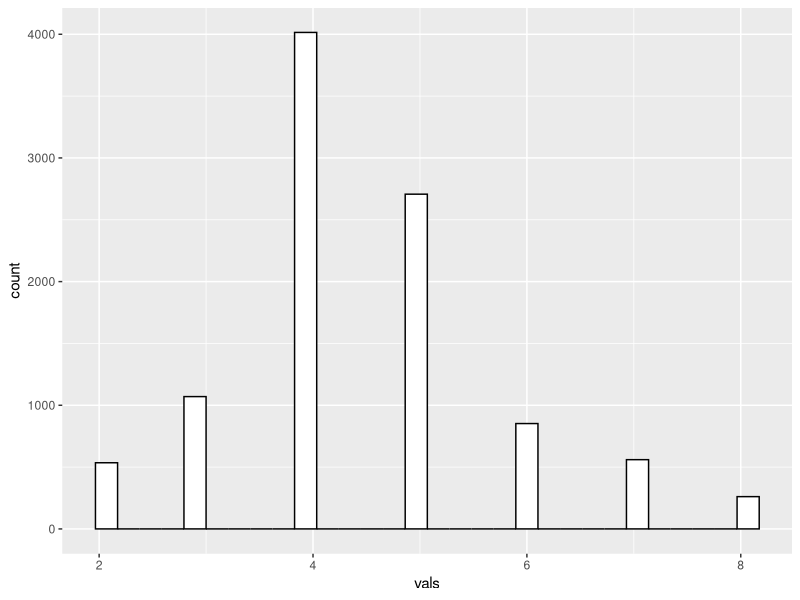
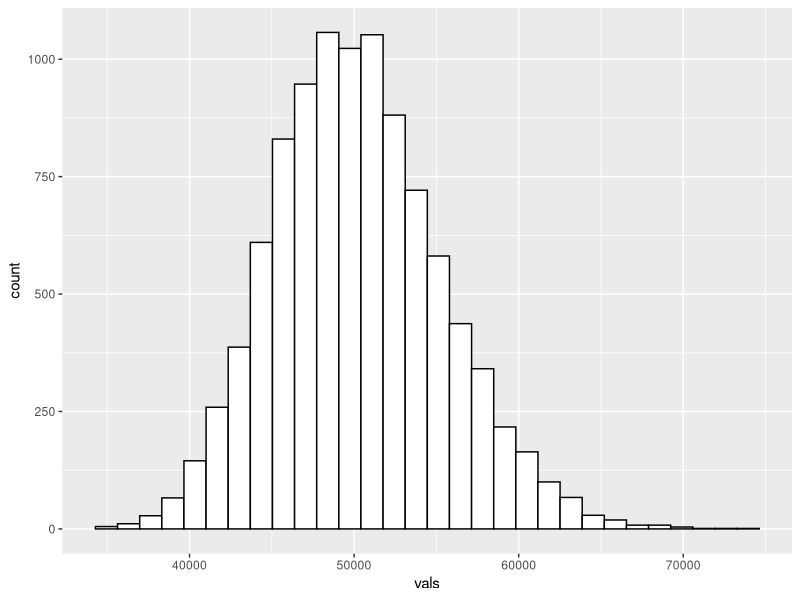

Here is the R script that generated these plots, in order:
library(ggplot2)
library(lubridate)

## Using gama months distribution
# averageDevelopmentMonths <- 12
# sdDevelopmentMonths <- 3
# alpha <- sdDevelopmentMonths ^ 2
# beta <- sdDevelopmentMonths ^ 2 / averageDevelopmentMonths
# vals <- rgamma(n = 10000, shape = alpha, rate = beta)
# vals <- ceiling(vals)
# hist(vals)
# mean(vals)
# sqrt(var(vals))

## Using lognormal months distribution
# averageDevelopmentMonths <- 12
# sdDevelopmentMonths <- 4
# mu <- log(averageDevelopmentMonths)
# s <- log(0.5 * (sqrt(((averageDevelopmentMonths ^ 2) + (4 * sdDevelopmentMonths)) / averageDevelopmentMonths ^ 2) + 1))
# vals <- rlnorm(n = 10000, meanlog = mu, sdlog = s)
# #vals <- ceiling(vals)
# hist(vals)
# mean(vals)
# sd(vals)

## Using custom months distribution
sop <- c(   2,   3,    4,    5,   6,   7,   8)
probs <- c(2/37,4/37,15/37,10/37,3/37,2/37,1/37)
# mean <- sop %*% probs
# secondMoment <- sop^2 %*% probs
# var <- secondMoment - mean ^ 2
sampleFromMonthsDistribution <- function(sop, probs) {
  if (sum(probs) != 1) {
    stop(paste("Probs should add up 1. Got ", sum(probs)))
  }
  probsAc <- cumsum(probs)
  unif <- runif(1)
  for (i in 1:length(probsAc)) {
    if (unif < probsAc[i]) {
      return(sop[i])
    }  
  }
}
vals <- c()
for (i in 1:10000) {
  val <- sampleFromMonthsDistribution(sop = sop, probs = probs)
  vals <- c(vals, val)
}
ggplot(data.frame(vals), aes(x=vals)) + 
  geom_histogram(color="black", fill="white")

# ---- Price distribution ----
vals <- rlnorm(10000, mean = log(50000), sd = 1 / log(20000))
ggplot(data.frame(vals), aes(x=vals)) + 
  geom_histogram(color="black", fill="white")

## Utility functions
sumMonths <- function(date, months) {
  result <- date + lubridate:::months.numeric(months)
  if (is.na(result)) {
    result <- date + lubridate:::days(3) + lubridate:::months.numeric(months)
    return(result)
  }
  return(result)
}

# ---- Algorithm improvements ----

t=5 # Lifetime of the company
# Mexican economy
y=0.1 # Annual interest rate
r=-0.02 # Inflation rate
# Project
projectType="02SmallProjects" # Project type
averagePrice=50000 # Expected price of the project
sdPrice=20000 # Standar deviation of the price of the project
lambda=5 # Expected number of projects developed in a year
# Development time distribution
sop=c(   2,   3,    4,    5,   6,   7,   8)
probs=c(2/37,4/37,15/37,10/37,3/37,2/37,1/37)
# Payment scheme
advanceFeeRate=0.25 # Percentage of the final price that is paid at the begining of the project
monthlyFeeRate=0.5 # Percentage of the final price that is paid during the development of the project
finalFeeRate=0.25 # Percentage of the final price that is paid at the end of the development of the project
monthlyRentRate=0.05 # Percentaje of the price of the project to be charged monthly for project maintenance

# Calculate monthly effective interest rate
y12 <- ( 1 + y ) ^ ( 1 / 12) - 1

time <- 0
arrivalTime <- 0
positiveFlows <- data.frame()
now <- as_date(Sys.time())
valuationPeriodEndDate <- now + years(t)
presentValues <- c()
while (time < t) {
  interarrivalTime <- rexp(n = 1, rate = lambda)
  time <- time + interarrivalTime 
  if (time < t) {
    arrivalTime <- arrivalTime + interarrivalTime
    price <- rlnorm(1, mean = log(averagePrice), sd = 1 / log(sdPrice))
    adjustedPrice <- price * (1 + r) ^ arrivalTime
    advanceFee <- adjustedPrice * advanceFeeRate
    arrivalTimeInSeconds <- as.numeric(duration(arrivalTime, unit = "years"))
    arrivalDate <- as_date(now + seconds(arrivalTimeInSeconds))
    entry <- list(arrivalDate, advanceFee, TRUE, "Advance fee")
    positiveFlows <- rbind(positiveFlows, entry, stringsAsFactors = FALSE)
    developmentMonths <- sampleFromMonthsDistribution(sop = sop, probs = probs)
    monthlyFee <- adjustedPrice * monthlyFeeRate / developmentMonths
    endDate <- sumMonths(arrivalDate, developmentMonths)
    if (endDate < valuationPeriodEndDate) {
      # Case 1
      for (i in 1:developmentMonths) {
        monthlyFeeDate <- sumMonths(arrivalDate, i)
        
        entry <- list(monthlyFeeDate, monthlyFee, TRUE, "Monthly fee")
        positiveFlows <- rbind(positiveFlows, entry, stringsAsFactors = FALSE)
      }
      finalFee <- adjustedPrice * finalFeeRate
      entry <- list(endDate, finalFee, TRUE, "Final fee")
      positiveFlows <- rbind(positiveFlows, entry, stringsAsFactors = FALSE)
      count <- 1
      monthlyRent <- adjustedPrice * monthlyRentRate
      repeat {
        monthlyRentDate <- sumMonths(endDate, count)
        if (monthlyRentDate > valuationPeriodEndDate) {
          break
        }
        entry <- list(monthlyRentDate, monthlyRent, TRUE, "Monthly rent")
        positiveFlows <- rbind(positiveFlows, entry, stringsAsFactors = FALSE)
        count <- count + 1
      }
      rentMonths <- count - 1
      discountFactor <- 1 / (1 + y) ^ arrivalTime
      advanceFeePresentValue <- discountFactor * advanceFee
      fractionalAnnuity <- (1 - (1 / (1 + y12)) ^ developmentMonths) / y12
      monthlyFeesPresentValue <- discountFactor * monthlyFee * fractionalAnnuity
      developmentMonthsDiscountFactor <- 1 / (1 + y) ^ (developmentMonths / 12)
      finalFeePresentValue <- discountFactor * developmentMonthsDiscountFactor * finalFee
      fractionalAnnuityRents <- (1 - (1 / (1 + y12)) ^ rentMonths) / y12
      monthlyRentsPresentValue <- discountFactor * developmentMonthsDiscountFactor * monthlyRent * fractionalAnnuityRents
      presentValue <- advanceFeePresentValue + monthlyFeesPresentValue + finalFeePresentValue + monthlyRentsPresentValue
      presentValues <- c(presentValues, presentValue)
    } else {
      # Case 2
      count <- 1
      repeat {
        monthlyFeeDate <- sumMonths(arrivalDate, count)
        if (monthlyFeeDate > valuationPeriodEndDate) {
          break
        }
        entry <- list(monthlyFeeDate, monthlyFee, TRUE, "Monthly fee")
        positiveFlows <- rbind(positiveFlows, entry, stringsAsFactors = FALSE)
        count <- count + 1
      }
      discountFactor <- 1 / (1 + y) ^ arrivalTime
      advanceFeePresentValue <- discountFactor * advanceFee
      feeMonths <- count - 1
      fractionalAnnuity <- (1 - (1 / (1 + y12)) ^ feeMonths) / y12
      monthlyFeesPresentValue <- discountFactor * monthlyFee * fractionalAnnuity
      presentValue <- advanceFeePresentValue + monthlyFeesPresentValue
      presentValues <- c(presentValues, presentValue)
    }
  }
}
names(positiveFlows) <- c("Date","Amount","Income","Concept")
breaksVec <- c(seq(from=floor_date(as_date(Sys.time()), unit="month"),
                   to=ceiling_date(max(as_date(positiveFlows$Date)), unit="month"),
                   by="6 months"))
coloresChidos <- c("hotpink", "gold", "darkorange", "coral4")
revenuesPlot <- ggplot(data=positiveFlows, aes(x=as_date(positiveFlows$Date), y=positiveFlows$Amount)) +
  geom_point(color="blue", size=0.5) + 
  ylim(c(0,max(positiveFlows$Amount)+1000)) +
  xlim(c(as_date(Sys.time()),max(as_date(positiveFlows$Date)))) +
  labs(title="Revenues", x="Time (years)", y="Income") +
  geom_linerange(aes(x=as_date(positiveFlows$Date), ymax=positiveFlows$Amount, ymin=0, color=positiveFlows$Concept)) +
  guides(color=guide_legend(title="Types of income")) +
scale_x_date(breaks = breaksVec, date_minor_breaks = "1 month", limits = c(as_date(Sys.time()), NA)) +
  theme(axis.text.x = element_text(angle = 45, hjust = 1))
  #geom_linerange(aes(x=as_datetime(positiveFlows$Date), ymax=positiveFlows$Amount, ymin=0), color="#00AFBB") +
  #geom_hline(yintercept=mean(positiveFlows[positiveFlows$Concept %in% c("Advance fee"),]$Amount), size=1, color=coloresChidos[1]) +
  #geom_hline(yintercept=mean(positiveFlows[positiveFlows$Concept %in% c("Monthly fee"),]$Amount), size=1, color=coloresChidos[2]) +
  #geom_hline(yintercept=mean(positiveFlows[positiveFlows$Concept %in% c("Final fee"),]$Amount), size=1, color=coloresChidos[3]) +
  #geom_hline(yintercept=mean(positiveFlows[positiveFlows$Concept %in% c("Monthly rent"),]$Amount), size=1, color=coloresChidos[4]) +
  #scale_color_manual(values=coloresChidos)
arrivalsDf <- positiveFlows[positiveFlows$Concept %in% c("Advance fee"),]
arrivalsPlot <- ggplot(data=arrivalsDf, aes(x=as_date(arrivalsDf$Date), y=c(0))) + 
  ylim(c(0,0)) +
  labs(title="Project arrivals", x="Time", y="") +
  theme(aspect.ratio=0.1, 
        axis.title.y=element_blank(),
        axis.text.y=element_blank(),
        axis.ticks.y=element_blank()) +
  geom_hline(yintercept=0, size=0.5, color="cyan") +
  geom_point(shape=4, size=2) 
projectsPresentValue <- sum(presentValues)
# Get annual revenues
annualRevenues <- data.frame()
for (i in 1:t) {
  lowerBound <- now + lubridate:::years(i - 1)
  upperBound <- lowerBound + lubridate:::years(1)
  df <- positiveFlows[lowerBound <= as_date(positiveFlows$Date) & as_date(positiveFlows$Date) < upperBound,]
  total.advance.payments <- sum(df[df$Concept %in% c("Advance fee"),]$Amount)
  total.monthly.payments <- sum(df[df$Concept %in% c("Monthly fee"),]$Amount)
  total.final.payments <- sum(df[df$Concept %in% c("Final fee"),]$Amount)
  total.rent.payments <- sum(df[df$Concept %in% c("Monthly rent"),]$Amount)
  period <- lowerBound %--% upperBound
  entry <- list(as.factor(period), total.advance.payments, total.monthly.payments, total.final.payments, total.rent.payments)
  annualRevenues <- rbind(annualRevenues, entry, stringsAsFactors = FALSE)
}
names(annualRevenues) <- c("Period","Advance fees","Monthly fees","Final fees","Monthly rents")
write.csv(t(annualRevenues), file=paste(projectType,"AnnualRevenueData.csv",sep=""))

# Get monthly revenues
monthlyRevenues <- data.frame()
operationMonths <- t * 12
for (i in 1:operationMonths) {
  lowerBound <- sumMonths(now, i - 1)
  upperBound <- sumMonths(lowerBound, 1)
  df <- positiveFlows[lowerBound <= as_date(positiveFlows$Date) & as_date(positiveFlows$Date) < upperBound,]
  total.advance.payments <- sum(df[df$Concept %in% c("Advance fee"),]$Amount)
  total.monthly.payments <- sum(df[df$Concept %in% c("Monthly fee"),]$Amount)
  total.final.payments <- sum(df[df$Concept %in% c("Final fee"),]$Amount)
  total.rent.payments <- sum(df[df$Concept %in% c("Monthly rent"),]$Amount)
  period <- lowerBound %--% upperBound
  entry <- list(i, as.factor(period), total.advance.payments, total.monthly.payments, total.final.payments, total.rent.payments)
  monthlyRevenues <- rbind(monthlyRevenues, entry, stringsAsFactors = FALSE)
}
names(monthlyRevenues) <- c("Month", "Period","Advance fees","Monthly fees","Final fees","Monthly rents")
write.csv(t(monthlyRevenues), file=paste(projectType,"MonthlyRevenueData.csv",sep=""))

result <- list(
  positiveFlows,
  projectsPresentValue,
  annualRevenues,
  monthlyRevenues,
  revenuesPlot,
  arrivalsPlot
)
names(result) <- c("Flows", "Projects PV", "Annual revenues", "Monthly revenues", "Revenues", "Arrivals")






